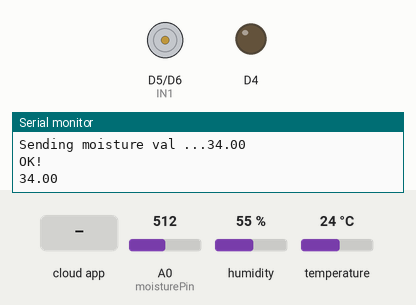
The sketch below on a simulated ESP8266 (NodeMCU). Parts: motor-driver pin pairs drawn as motors (green arrow = first pin HIGH = forward, orange = second pin HIGH = backward, longer = more drive), output pins drawn as LEDs (lit = HIGH), the last lines printed to the serial monitor. The inputs (shaded band) are chosen by the test bench; at power-on: A0 (moisturePin) = 512, humidity 55 %, temperature 24 °C. WiFi joins after 1.5 s; servers stay silent unless stated; no MQTT or app messages arrive unless stated.

Above: at 2.7 s.
2.8 s: the phone or cloud app sets field4 to Auto
At 4.8 s:
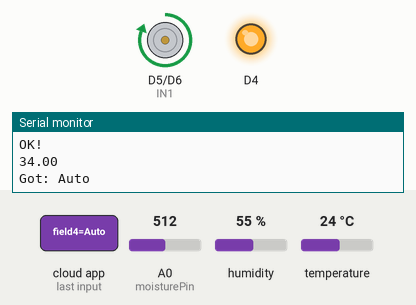
12.1 s: the phone or cloud app sets field4 to On
At 12.5 s:
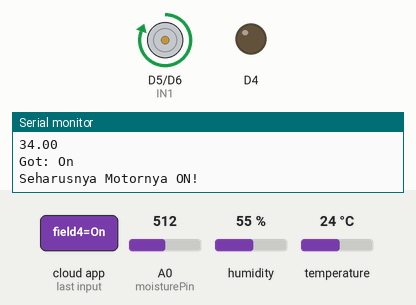
15.6 s: the phone or cloud app sets field4 to Off
At 19.4 s:
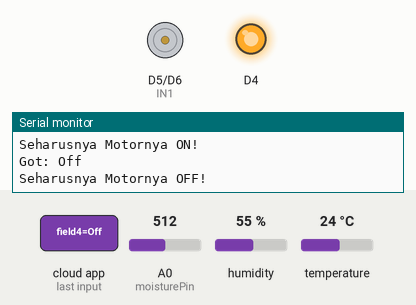
Timing chart, 0 to 25.1 s (numbered marks = the images above; inputs shaded):
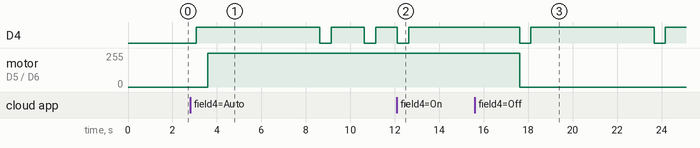

The sketch:

soil_moisture_IoT_private.ino
```cpp
#include <Adafruit_MQTT.h>
#include <Adafruit_MQTT_Client.h>
#include <DHT.h>

#include "ESP8266WiFi.h"

// valve motor pins
int IN1 = D5;
int IN2 = D6;

uint8_t DHT11Pin = D7;

//#define moisturePin A0
const int moisturePin = A0 ;
float sensorValue = 0;
//uint8_t ledPin = D6;
String command = "Auto";

const char *ssid = "yourwifiname";
const char *password = "yourwifipassword";

const int AirValue = 620;
const int WaterValue = 310;

const char onlineStatusTopic[] = "kasmad/feeds/humidity-meter";


/************************* MQTT Broker Setup *********************************/

#define SERVER      "yourhost"
#define SERVERPORT  1883
#define USERNAME    "yourusername"
#define KEY         "yourpassword"

#define DHTTYPE DHT11

WiFiClient client;
Adafruit_MQTT_Client mqtt(&client, SERVER, SERVERPORT, USERNAME, KEY);
//Adafruit_MQTT_Publish soilMoisture = Adafruit_MQTT_Publish(&mqtt, "kasmad/feeds/humidity-meter");
//Adafruit_MQTT_Subscribe waterBtn = Adafruit_MQTT_Subscribe(&mqtt, "kasmad/feeds/water-the-plants");
//Adafruit_MQTT_Subscribe settings = Adafruit_MQTT_Subscribe(&mqtt, "kasmad/feeds/digifarm-settings");

/* thingspeak mqtt broker */
Adafruit_MQTT_Publish soilMoisture = Adafruit_MQTT_Publish(&mqtt, "channels/1382058/subscribe/fields/field1");
Adafruit_MQTT_Subscribe waterBtn = Adafruit_MQTT_Subscribe(&mqtt, "channels/1382058/subscribe/fields/field4");
Adafruit_MQTT_Subscribe settings = Adafruit_MQTT_Subscribe(&mqtt, "kasmad/feeds/digifarm-settings");

DHT dht(DHT11Pin, DHTTYPE);

void MQTT_connect();

void setup() {
  Serial.begin(115200);
  WiFi.begin(ssid, password);
  while (WiFi.status() != WL_CONNECTED) {
    delay(500);
    Serial.print(".");
  }
  Serial.println("");
  Serial.println("WiFi connected");
  Serial.println("IP address: ");
  Serial.println(WiFi.localIP());

  mqtt.subscribe(&waterBtn);
  // pinMode(ledPin, OUTPUT);
  pinMode(IN1, OUTPUT);
  pinMode(IN2, OUTPUT);
  pinMode(LED_BUILTIN, OUTPUT);     // Initialize the LED_BUILTIN pin as an output
}

void loop() {
  float suhu = dht.readTemperature();
  float kelembapan = dht.readHumidity();
  Serial.print(kelembapan); Serial.print("%");
  Serial.print("\t");
  Serial.println(suhu); Serial.print("* C");


  MQTT_connect();
  String sensorValueStr;

  Serial.print(F("\nSending moisture val "));
  Serial.print("...");
  sensorValue = getMoistureVal(moisturePin);
  sensorValueStr = String(sensorValue);
  Serial.println(sensorValue);
  if (! soilMoisture.publish(sensorValue)) {
    Serial.println(F("Failed"));
  } else {
    Serial.println(F("OK! "));
    Serial.println(sensorValue);
    blinkEsp();
  }

  Adafruit_MQTT_Subscribe *subscription;
  while ((subscription = mqtt.readSubscription(5000))) {
    if (subscription == &waterBtn) {
      Serial.print(F("Got: "));
      Serial.println((char *)waterBtn.lastread);
      command = (char *)waterBtn.lastread;

      if (command.equals("Auto")) { /* auto siram */
        if (sensorValue >= 41 && sensorValue <= 80) {
          turnOffMotor();
        } else if (sensorValue < 41) {
          turnOnMotor();
        }
      }

      /* manual override */
      if (command.equals("On")) {
        Serial.println("Seharusnya Motornya ON!");
        turnOnMotor();
        blinkEsp();
      } else if (command.equals("Off")) {
        Serial.println("Seharusnya Motornya OFF!");
        turnOffMotor();
        blinkEsp();
      }
    }
  }
  Serial.println("Motor status: " + String(digitalRead(IN1)));
  delay(30);
}

// Function to connect and reconnect as necessary to the MQTT server.
// Should be called in the loop function and it will take care if connecting.
void MQTT_connect() {
  int8_t ret;

  // Stop if already connected.
  if (mqtt.connected()) {
    blinkEsp();
    return;
  }

  // Send device's last status
//  mqtt.publish(onlineStatusTopic, mqtt.connected() ? "Online" : "Offline", true);

  Serial.print("Connecting to MQTT... ");

  uint8_t retries = 3;
  while ((ret = mqtt.connect()) != 0) { // connect will return 0 for connected
    Serial.println(mqtt.connectErrorString(ret));
    Serial.println("Retrying MQTT connection in 5 seconds...");
    mqtt.disconnect();
    delay(5000);  // wait 5 seconds
    retries--;
    if (retries == 0) {
      // basically die and wait for WDT to reset me
      while (1);
    }
  }
  Serial.println("MQTT Connected!");
}

float getMoistureVal(int moisturePin) {
  float moisture_percentage;
  int sensor_analog;
  sensor_analog = analogRead(moisturePin);
  //  moisture_percentage = ( 100 - ( (sensor_analog/1023.00) * 100 ) ); // resistive sensor
  moisture_percentage = map(sensor_analog, AirValue, WaterValue, 0, 100); // capacitive sensor
  if (moisture_percentage >= 100) moisture_percentage = 100;
  else if (moisture_percentage <= 0) moisture_percentage = 0;
  else if (moisture_percentage > 0 && moisture_percentage < 100 <= 0) moisture_percentage;
  delay(1000);
  return moisture_percentage;
}

void turnOnMotor() {
  digitalWrite(IN1, HIGH);
  digitalWrite(IN2, LOW);
}

void turnOffMotor() {
  delay(2000);
  digitalWrite(IN1, LOW);
  digitalWrite(IN2, LOW);
}

void blinkEsp(){
  digitalWrite(LED_BUILTIN, LOW);   // Turn the LED on (Note that LOW is the voltage level
  delay(500);                      // Wait for a half second
  digitalWrite(LED_BUILTIN, HIGH);  // Turn the LED off by making the voltage HIGH
  delay(500);                      // Wait for a half second (to demonstrate the active low LED)
}
```

Measured:
- after the input at 2.8 s, motor on D5 (IN1) / D6 (IN2): stopped → forward 255/255 after 0.78 s
- after the input at 12.1 s, D4: HIGH → LOW at once, → HIGH 0.50 s later
- after the input at 15.6 s, D4: alternates HIGH for 5.6 s and LOW for 0.50 s, starting after 2.0 s; motor on D5 (IN1) / D6 (IN2): forward 255/255 → stopped after 2.0 s
